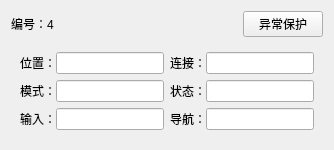
                  <widget class="QWidget" name="widget_138" native="true">
                   <layout class="QVBoxLayout" name="verticalLayout_35" stretch="1,3">
                    <item>
                     <layout class="QHBoxLayout" name="horizontalLayout_121">
                      <item>
                       <widget class="QLabel" name="label_116">
                        <property name="text">
                         <string>编号：4</string>
                        </property>
                       </widget>
                      </item>
                      <item>
                       <spacer name="horizontalSpacer_17">
                        <property name="orientation">
                         <enum>Qt::Horizontal</enum>
                        </property>
                        <property name="sizeHint" stdset="0">
                         <size>
                          <width>40</width>
                          <height>20</height>
                         </size>
                        </property>
                       </spacer>
                      </item>
                      <item>
                       <widget class="QPushButton" name="pushButton_34">
                        <property name="text">
                         <string>异常保护</string>
                        </property>
                       </widget>
                      </item>
                     </layout>
                    </item>
                    <item>
                     <widget class="QWidget" name="widget_139" native="true">
                      <layout class="QGridLayout" name="gridLayout_23">
                       <item row="0" column="0">
                        <widget class="QWidget" name="widget_140" native="true">
                         <layout class="QHBoxLayout" name="horizontalLayout_122">
                          <property name="spacing">
                           <number>0</number>
                          </property>
                          <property name="leftMargin">
                           <number>0</number>
                          </property>
                          <property name="topMargin">
                           <number>0</number>
                          </property>
                          <property name="rightMargin">
                           <number>0</number>
                          </property>
                          <property name="bottomMargin">
                           <number>0</number>
                          </property>
                          <item>
                           <widget class="QLabel" name="label_117">
                            <property name="text">
                             <string>位置：</string>
                            </property>
                           </widget>
                          </item>
                          <item>
                           <widget class="QLineEdit" name="lineEdit_89"/>
                          </item>
                         </layout>
                        </widget>
                       </item>
                       <item row="0" column="1">
                        <widget class="QWidget" name="widget_141" native="true">
                         <layout class="QHBoxLayout" name="horizontalLayout_123">
                          <property name="spacing">
                           <number>0</number>
                          </property>
                          <property name="leftMargin">
                           <number>0</number>
                          </property>
                          <property name="topMargin">
                           <number>0</number>
                          </property>
                          <property name="rightMargin">
                           <number>0</number>
                          </property>
                          <property name="bottomMargin">
                           <number>0</number>
                          </property>
                          <item>
                           <widget class="QLabel" name="label_118">
                            <property name="text">
                             <string>连接：</string>
                            </property>
                           </widget>
                          </item>
                          <item>
                           <widget class="QLineEdit" name="lineEdit_90"/>
                          </item>
                         </layout>
                        </widget>
                       </item>
                       <item row="1" column="0">
                        <widget class="QWidget" name="widget_142" native="true">
                         <layout class="QHBoxLayout" name="horizontalLayout_124">
                          <property name="spacing">
                           <number>0</number>
                          </property>
                          <property name="leftMargin">
                           <number>0</number>
                          </property>
                          <property name="topMargin">
                           <number>0</number>
                          </property>
                          <property name="rightMargin">
                           <number>0</number>
                          </property>
                          <property name="bottomMargin">
                           <number>0</number>
                          </property>
                          <item>
                           <widget class="QLabel" name="label_119">
                            <property name="text">
                             <string>模式：</string>
                            </property>
                           </widget>
                          </item>
                          <item>
                           <widget class="QLineEdit" name="lineEdit_91"/>
                          </item>
                         </layout>
                        </widget>
                       </item>
                       <item row="1" column="1">
                        <widget class="QWidget" name="widget_143" native="true">
                         <layout class="QHBoxLayout" name="horizontalLayout_125">
                          <property name="spacing">
                           <number>0</number>
                          </property>
                          <property name="leftMargin">
                           <number>0</number>
                          </property>
                          <property name="topMargin">
                           <number>0</number>
                          </property>
                          <property name="rightMargin">
                           <number>0</number>
                          </property>
                          <property name="bottomMargin">
                           <number>0</number>
                          </property>
                          <item>
                           <widget class="QLabel" name="label_120">
                            <property name="text">
                             <string>状态：</string>
                            </property>
                           </widget>
                          </item>
                          <item>
                           <widget class="QLineEdit" name="lineEdit_92"/>
                          </item>
                         </layout>
                        </widget>
                       </item>
                       <item row="2" column="0">
                        <widget class="QWidget" name="widget_144" native="true">
                         <layout class="QHBoxLayout" name="horizontalLayout_126">
                          <property name="spacing">
                           <number>0</number>
                          </property>
                          <property name="leftMargin">
                           <number>0</number>
                          </property>
                          <property name="topMargin">
                           <number>0</number>
                          </property>
                          <property name="rightMargin">
                           <number>0</number>
                          </property>
                          <property name="bottomMargin">
                           <number>0</number>
                          </property>
                          <item>
                           <widget class="QLabel" name="label_121">
                            <property name="text">
                             <string>输入：</string>
                            </property>
                           </widget>
                          </item>
                          <item>
                           <widget class="QLineEdit" name="lineEdit_93"/>
                          </item>
                         </layout>
                        </widget>
                       </item>
                       <item row="2" column="1">
                        <widget class="QWidget" name="widget_145" native="true">
                         <layout class="QHBoxLayout" name="horizontalLayout_127">
                          <property name="spacing">
                           <number>0</number>
                          </property>
                          <property name="leftMargin">
                           <number>0</number>
                          </property>
                          <property name="topMargin">
                           <number>0</number>
                          </property>
                          <property name="rightMargin">
                           <number>0</number>
                          </property>
                          <property name="bottomMargin">
                           <number>0</number>
                          </property>
                          <item>
                           <widget class="QLabel" name="label_122">
                            <property name="text">
                             <string>导航：</string>
                            </property>
                           </widget>
                          </item>
                          <item>
                           <widget class="QLineEdit" name="lineEdit_94"/>
                          </item>
                         </layout>
                        </widget>
                       </item>
                      </layout>
                     </widget>
                    </item>
                   </layout>
                  </widget>
